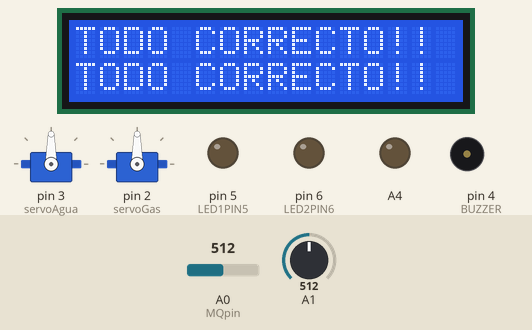
This sketch was run on a simulated Arduino Uno, built with avr-gcc and run on an emulated ATmega328P. Shown: 2 × servo, 16×2 character LCD, output pins drawn as LEDs (lit = HIGH), buzzer (waves = sounding, pin HIGH). Inputs (shaded band) come from the test bench; at power-on: A0 (MQpin) = 512, A1 = 512. What the sketch prints to the serial monitor is not drawn.

Above: at 0.22 s.

The sketch:

Proyec_Sist_Digitales_and_Arquit_PROTEUS_.ino
```cpp
/*librerias*/
#include <LiquidCrystal.h>
#include <Servo.h>
#define MQpin A0

/*Definimos la posicion de inicio del servomotor*/
Servo servoGas;
int servo = 0;
Servo servoAgua;

/*Definimos los pines de uso para el LCD*/
LiquidCrystal lcd(8,9,10,11,12,13);

/*Declaramos las variables*/
float TEMPERATURA;
int SENSORFlame;
int Valor_Gas;
int LED1PIN5 = 5;
int LED2PIN6 = 6;
int BUZZER = 4;

void setup() {

  Serial.begin(9600);
  /*Definimos pines para el servomotor*/
  servoAgua.attach(3);
  servoGas.attach(2);
  analogWrite(A4,50);
  /*
  servoAgua.write(0);
  servoGas.write(0);
  */
  /*inicializamos el LCD*/
  lcd.begin(16,2);
  /*Definimos tipos de salida de los pines*/
  pinMode(LED1PIN5, OUTPUT);
  pinMode(LED2PIN6, OUTPUT);
  pinMode(BUZZER, OUTPUT);
}

void bocinaOnn(){
  digitalWrite(BUZZER,HIGH);
}

void bocinaOff(){
  digitalWrite(BUZZER,LOW);
}
void cerrarServo(Servo servoX){
//  for(servo = 180;servo >=0; servo--){
//    servoX.write(servo);
//  }
 for(servo = 0;servo <= 180; servo++){
    servoX.write(servo);
  }
}
void abrirServo(Servo servoX){
//  for(servo = 0;servo <= 180; servo++){
//    servoX.write(servo);
//  }
  for(servo = 180;servo >=0; servo--){
    servoX.write(servo);
  }
}
void avisoFuego(){
  lcd.setCursor(0,0);
  lcd.print("¡¡FUEGO!!");
  lcd.setCursor(0,1);
  lcd.print("¡¡FUEGO!!");
  delay(100);
  lcd.clear();
}
void avisoAmbos(){
  lcd.setCursor(0,0);
  lcd.print("¡¡FUGA DE GAS!!");
  lcd.setCursor(0,1);
  lcd.print("¡¡CON FUEGO!!");
  delay(100);
  lcd.clear();
}
void avisoGas(){
  lcd.setCursor(0,0);
  lcd.print("¡¡FUGA DE GAS!!");
  lcd.setCursor(0,1);
  lcd.print("¡¡FUGA DE GAS!!");
  delay(100);
  lcd.clear();
}
void avisoNormal(){
  lcd.setCursor(0,0);
  lcd.print("TODO CORRECTO!!");
  lcd.setCursor(0,1);
  lcd.print("TODO CORRECTO!!");
  delay(100);
  lcd.clear();
}


void loop() {

  Valor_Gas = analogRead(MQpin);//tomara el valor_gas ya sea 0v(LOW) o 5V(HIGH)
  SENSORFlame = analogRead(A1);
  Serial.println("Valor_Gas: ");
  Serial.println(Valor_Gas);
  avisoNormal();
  Serial.println("SENSORFlame: ");
  Serial.println(SENSORFlame);
  /*
  if (Valor_Gas == HIGH){ //Si detecta fuga de gas
         if(SENSORFlame == HIGH){ //Si detecta fuego
              digitalWrite(LED2PIN6,LOW);
              digitalWrite(LED1PIN5,LOW);
              bocinaOnn();
              avisoAmbos();
              cerrarServo(servoGas);
              abrirServo(servoAgua);
        }
        else{ //no detecta Fuego
              digitalWrite(LED2PIN6,HIGH);
              digitalWrite(LED1PIN5,LOW);
              bocinaOnn();
              avisoGas();
              cerrarServo(servoAgua );
              cerrarServo(servoGas);
        }
  }
  else {  //No detecta fuga de gas
    if(SENSORFlame == HIGH){ //SE DETECTA FUEGO
              digitalWrite(LED2PIN6,HIGH);
              digitalWrite(LED1PIN5,LOW);
              bocinaOnn();
              avisoFuego();
              abrirServo(servoAgua);
              cerrarServo(servoGas);

        }else{  //todo en orden
                bocinaOff();
                avisoNormal();
                digitalWrite(LED2PIN6,LOW);
                digitalWrite(LED1PIN5,HIGH);
                cerrarServo(servoAgua);
                abrirServo(servoGas);
          }
  }*/
}
```
